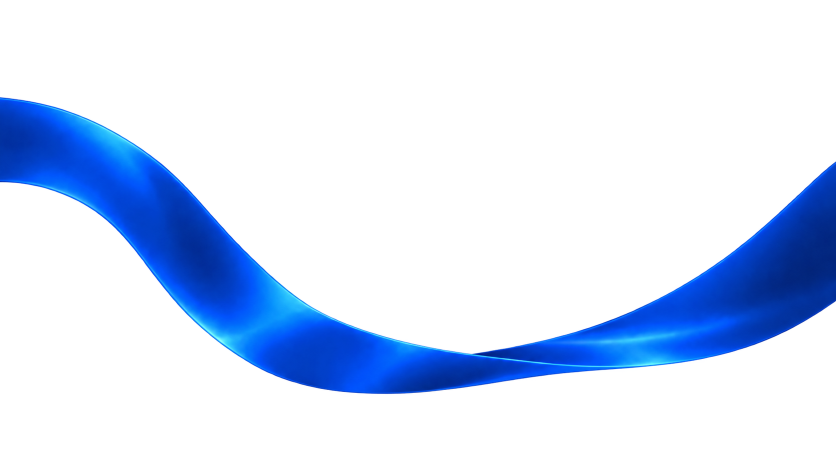
#> input picture flow-library/assets/ribbon-source.png, 1672 x 941 px (shown at 1/2 size)
$ python ribbon_server.py
#> lines starting #> are read from the running program, lines starting #| are printed output that depends on the picture
from portrait_export import portrait_get, portrait_post
from http.server import ThreadingHTTPServer,SimpleHTTPRequestHandler
from pathlib import Path
import json,sys,subprocess,math,numpy as np
from PIL import Image

import imageio_ffmpeg
root=Path(__file__).resolve().parents[1];outdir=root
src=root/'flow-library/assets/ribbon-source.png'
im=np.array(Image.open(src).convert('RGBA'));h,w=im.shape[:2];c=im[:,:,:3].astype(np.float32)/255;alpha=im[:,:,3]
#> further down, im is the input picture: shape (941, 1672, 4); mean R, G, B, A 0.6, 13.9, 37.6, 43
#> after `h, w = im.shape[:2]`: h = 941; w = 1672
#> after `c = im[:, :, :3].astype(np.float32) / 255`:
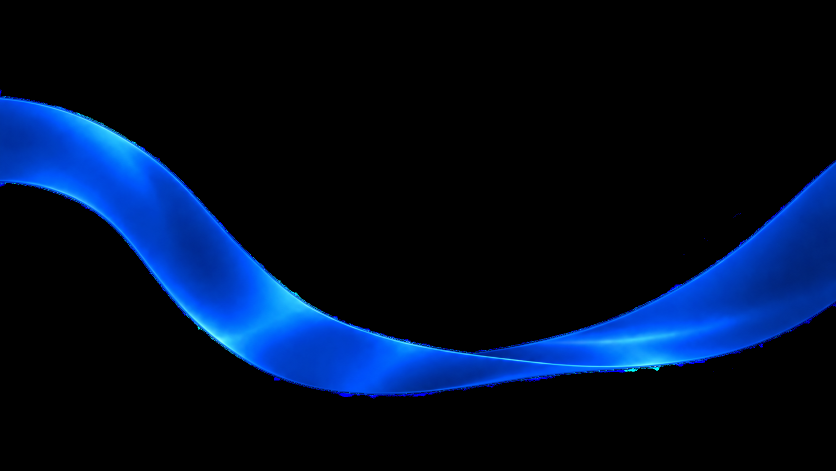
#> c: shape (941, 1672, 3) float32 (shown at 1/2 size); mean R, G, B 0.00238, 0.0543, 0.147
#> after `alpha = im[:, :, 3]`:
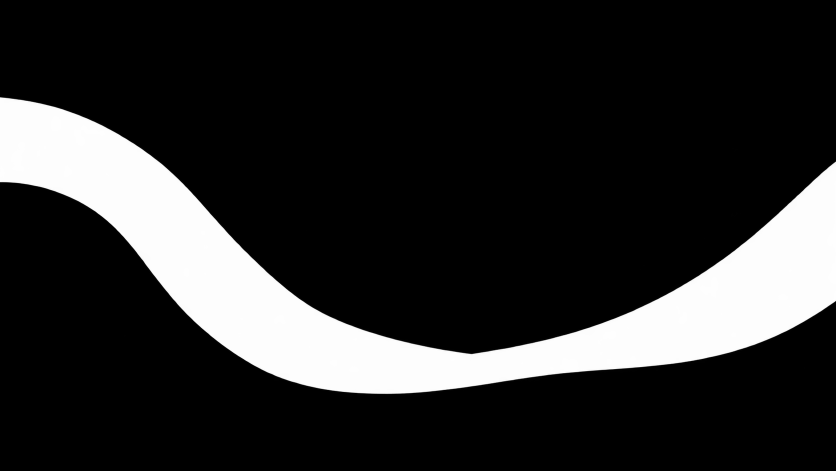
#> alpha: shape (941, 1672) (shown at 1/2 size); min 0, max 255, mean 43
x=(np.arange(w,dtype=np.float32)+.5)[None,:]/w;y=(np.arange(h,dtype=np.float32)+.5)[:,None]/h
#> after `y = (np.arange(h, dtype=np.float32) + 0.5)[:, None] / h`: y = 941 values from 0.000531 to 0.999
across=(y-(.30+.49*np.sin(x*2.83)))*12
v=np.clip(alpha/255/.8,0,1);interior=(v*v*(3-2*v))[:,:,None]
def color(s):
 if len(s)!=7 or s[0]!='#':raise ValueError('Use a six-digit hex color')
 return np.array([int(s[i:i+2],16) for i in (1,3,5)],dtype=np.float32)
class Handler(SimpleHTTPRequestHandler):
 def __init__(self,*a,**kw):super().__init__(*a,directory=str(outdir),**kw)
 def do_GET(self):
  if not portrait_get(self):super().do_GET()
 def do_POST(self):
  if portrait_post(self):return
  if self.path!='/export':self.send_error(404);return
  try:
   settings=json.loads(self.rfile.read(int(self.headers['Content-Length'])));fmt=settings['format'];assert fmt in ['mp4','webm']
   strength=max(0,min(1.8,float(settings['strength'])));a=color(settings['color1']);b=color(settings['color2']);mode=settings['background'];assert mode in ['solid','gradient','transparent']
   bg=np.broadcast_to(a,(h,w,3)) if mode!='gradient' else np.broadcast_to(a[None,None,:]*(1-y[:,:,None])+b[None,None,:]*y[:,:,None],(h,w,3))
   dx=max(-100,min(100,float(settings.get('positionX',0))))/100*w;dy=max(-100,min(100,float(settings.get('positionY',0))))/100*h
   angle=math.radians(max(-180,min(180,float(settings.get('rotation',0)))));zoom=max(.1,min(3,float(settings.get("scale",100))/100));cs=math.cos(angle)/zoom;sn=math.sin(angle)/zoom
   affine=(cs,sn,w/2-cs*(w/2+dx)-sn*(h/2+dy),-sn,cs,h/2+sn*(w/2+dx)-cs*(h/2+dy))
   import tempfile
   with tempfile.TemporaryDirectory(dir=root/'work') as tmp:
    target=Path(tmp)/('ribbon.'+fmt)
    codec=['-c:v','libvpx-vp9','-pix_fmt','yuva420p','-auto-alt-ref','0','-b:v','0','-crf','25'] if fmt=='webm' else ['-c:v','libx264','-pix_fmt','yuv420p','-crf','18','-movflags','+faststart']
    proc=subprocess.Popen([imageio_ffmpeg.get_ffmpeg_exe(),'-v','error','-y','-f','rawvideo','-pix_fmt','rgba','-s',f'{w}x{h+1}','-r','30','-i','-','-an',*codec,str(target)],stdin=subprocess.PIPE,stderr=subprocess.PIPE)
    for f in range(120):
     phase=f/120*np.pi*2*(-1 if settings['reverse'] else 1);travel=x*12.5663706-phase
     broad=np.sin(travel+across*.45);sheen=(.5+.5*np.sin(travel+across*.85))**8;silk=(.5+.5*np.sin(across*19+np.sin(travel)*.6))**12
     rgb=np.clip(c*(1+strength*.22*broad[:,:,None])+strength*interior*(np.array([.06,.38,.48])*sheen[:,:,None]+np.array([0,.05,.08])*(silk*sheen)[:,:,None]),0,1)*255
     aa=alpha
     if settings['mirror']:rgb=rgb[:,::-1];aa=alpha[:,::-1]
     if dx or dy or angle or zoom!=1:
      layer=np.dstack((np.uint8(rgb+.5),aa));transformed=np.array(Image.fromarray(layer,'RGBA').transform((w,h),Image.Transform.AFFINE,affine,resample=Image.Resampling.BICUBIC))
      rgb=transformed[:,:,:3].astype(np.float32);aa=transformed[:,:,3]
     if mode!='transparent' or fmt=='mp4':
      rgb=rgb*(aa[:,:,None]/255)+bg*(1-aa[:,:,None]/255);aa=np.full_like(alpha,255)
     frame=np.zeros((h+1,w,4),np.uint8);frame[:h,:,:3]=np.uint8(rgb+.5);frame[:h,:,3]=aa;frame[h]=frame[h-1]
     proc.stdin.write(frame.tobytes())
    proc.stdin.close();error=proc.stderr.read();assert proc.wait()==0,error
    data=target.read_bytes();(outdir/('ribbon-custom.'+fmt)).write_bytes(data)
   self.send_response(200);self.send_header('Content-Type','video/'+fmt);self.send_header('Content-Length',str(len(data)));self.end_headers();self.wfile.write(data)
  except Exception as e:
   self.send_error(400,str(e))
